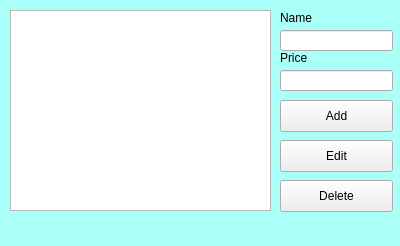
<?xml version="1.0" encoding="UTF-8"?>
<ui version="4.0">
 <class>newMerchandise</class>
 <widget class="QWidget" name="newMerchandise">
  <property name="geometry">
   <rect>
    <x>0</x>
    <y>0</y>
    <width>400</width>
    <height>246</height>
   </rect>
  </property>
  <property name="windowTitle">
   <string>Form</string>
  </property>
  <property name="styleSheet">
   <string notr="true">#newMerchandise
{
background-color: rgb(170, 255, 247);
}</string>
  </property>
  <widget class="QTableWidget" name="merchList">
   <property name="geometry">
    <rect>
     <x>10</x>
     <y>10</y>
     <width>261</width>
     <height>201</height>
    </rect>
   </property>
  </widget>
  <widget class="QPushButton" name="add">
   <property name="geometry">
    <rect>
     <x>280</x>
     <y>100</y>
     <width>113</width>
     <height>32</height>
    </rect>
   </property>
   <property name="text">
    <string>Add</string>
   </property>
  </widget>
  <widget class="QPushButton" name="edit">
   <property name="geometry">
    <rect>
     <x>280</x>
     <y>140</y>
     <width>113</width>
     <height>32</height>
    </rect>
   </property>
   <property name="text">
    <string>Edit</string>
   </property>
  </widget>
  <widget class="QPushButton" name="delete_2">
   <property name="geometry">
    <rect>
     <x>280</x>
     <y>180</y>
     <width>113</width>
     <height>32</height>
    </rect>
   </property>
   <property name="text">
    <string>Delete</string>
   </property>
  </widget>
  <widget class="QLabel" name="name">
   <property name="geometry">
    <rect>
     <x>280</x>
     <y>10</y>
     <width>61</width>
     <height>16</height>
    </rect>
   </property>
   <property name="text">
    <string>Name</string>
   </property>
  </widget>
  <widget class="QLabel" name="price">
   <property name="geometry">
    <rect>
     <x>280</x>
     <y>50</y>
     <width>61</width>
     <height>16</height>
    </rect>
   </property>
   <property name="text">
    <string>Price</string>
   </property>
  </widget>
  <widget class="QLineEdit" name="newName">
   <property name="geometry">
    <rect>
     <x>280</x>
     <y>30</y>
     <width>113</width>
     <height>21</height>
    </rect>
   </property>
  </widget>
  <widget class="QLineEdit" name="newPrice">
   <property name="geometry">
    <rect>
     <x>280</x>
     <y>70</y>
     <width>113</width>
     <height>21</height>
    </rect>
   </property>
  </widget>
 </widget>
 <resources/>
 <connections/>
</ui>
